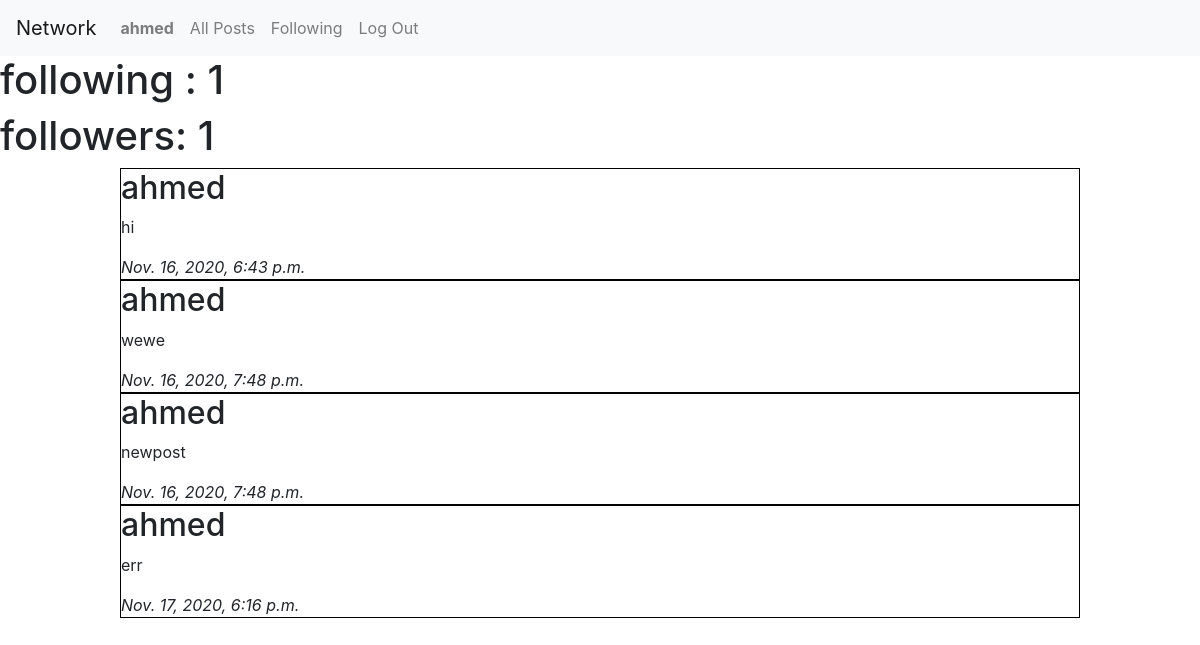
The page /profile/1 (signed in) on the database as committed earlier.
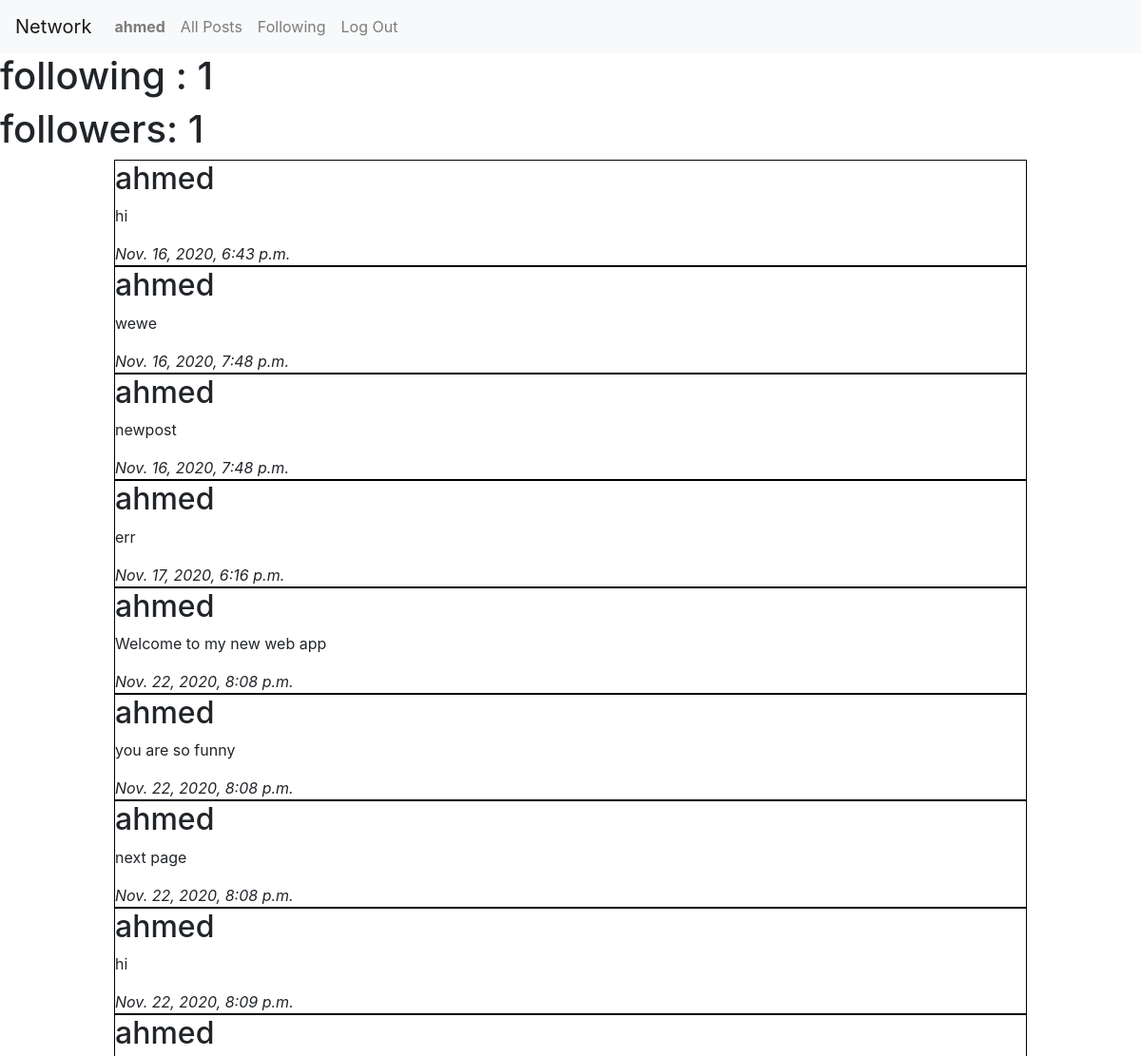
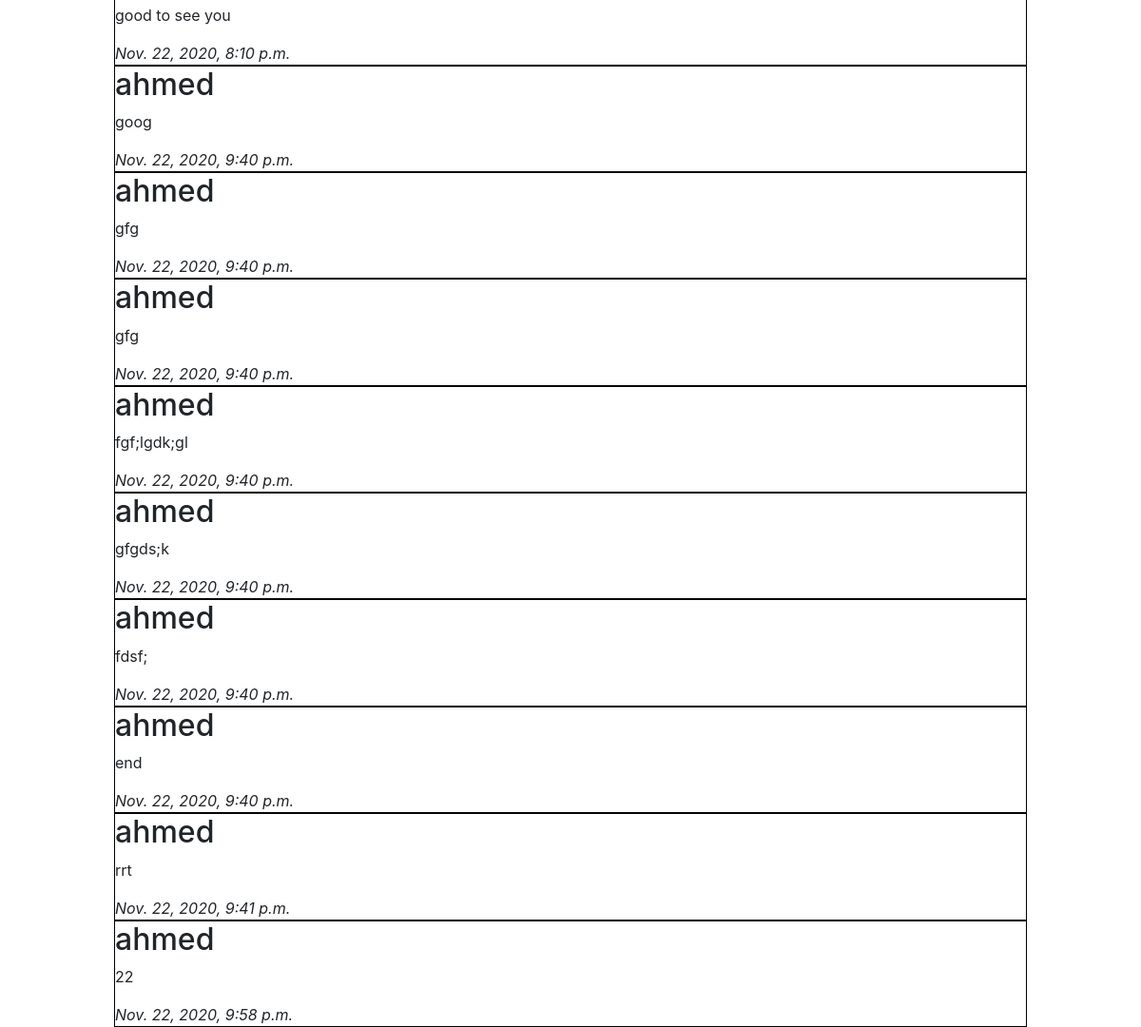
The same page on the database as committed later (2 pictures, top to bottom).
### network/models.py (models this page shows, shortened)
class User(AbstractUser):
    following = models.ManyToManyField('self', symmetrical=False, related_name="followers")
    picture = models.ImageField(height_field="hieght_field", width_field="widt_field", upload_to='media/', null=True, blank=True)
    height_field = models.IntegerField(default=0)
    width_fiels = models.IntegerField(default=0)

class Post(models.Model):
    content = models.TextField(max_length=100)
    timestamp = models.DateTimeField(auto_now_add=True)
    created_by = models.ForeignKey(User, on_delete=models.CASCADE, related_name="poster")
    like = models.ManyToManyField(User, related_name="user_like")
    image = models.ImageField(default = False ,upload_to ='media/')

### network/views.py (the view)
# urls.py: path("profile/<user_id>", views.profile, name="profile"),
@login_required
def profile(request, user_id):
    user = User.objects.get(pk=user_id)
    user_login= User.objects.get(pk=request.user.id)
    if(request.user.id == user.id):
        follow=False
    else:
        follow = True
    following = user.following.all().count()
    followers = user.followers.all().count()
    user_posts = Post.objects.filter(created_by=user_id)
    return render(request, "network/profile.html",{
        "following": following,
        "followers": followers,
        "user_posts" : user_posts,
        "follow" : follow
    })

### network/templates/network/profile.html (shortened to what this page needs)
{% extends "network/layout.html" %}
{% load static %}
{% block body %}
    <h1>following : {{ following }}</h1>
    <h1>followers: {{ followers }}</h1>
    <div id="user_posts">
    {% for upost in user_posts %}
    <div class="userpost">
        <h2>{{upost.created_by }}</h2>
        <p>{{ upost.content }} </p>
        <i>{{ upost.timestamp }}</i>
    </div>
    {% endfor %}
</div>
{% endblock%}

### network/templates/network/layout.html (shortened to what this page needs)
{% load static %}
<!DOCTYPE html>
<html lang="en">
    <head>
        <link rel="stylesheet" href="https://stackpath.bootstrapcdn.com/bootstrap/4.4.1/css/bootstrap.min.css">
        <link href="{% static 'network/styles.css' %}" rel="stylesheet">
    </head>
    <body>
        <nav class="navbar navbar-expand-lg navbar-light bg-light">
            <a class="navbar-brand" href="#">Network</a>
            <div>
              <ul class="navbar-nav mr-auto">
                {% if user.is_authenticated %}
                    <li class="nav-item">
                        <a class="nav-link" href="#"><strong>{{ user.username }}</strong></a>
                    </li>
                {% endif %}
                <li class="nav-item">
                  <a class="nav-link" href="{% url 'index' %}">All Posts</a>
                </li>
                {% if user.is_authenticated %}
                    <li class="nav-item">
                        <a class="nav-link" href="{% url 'following' user.id %}">Following</a>
                    </li>
                    <li class="nav-item">
                        <a class="nav-link" href="{% url 'logout' %}">Log Out</a>
                    </li>
                {% endif %}
              </ul>
            </div>
          </nav>
        <div class="body">
            {% block body %}
            {% endblock %}
        </div>
    </body>
</html>

### network/static/network/styles.css (style rules this page uses)
#user_posts { margin-left: auto; margin-right: auto; width: 80%; }
#user_posts .userpost { border: 1px solid black; }

Rows that differ between the two databases and show on the page:
added Post: created_by "ahmed", content "Welcome to my new web app", timestamp "Nov. 22, 2020, 8:08 p.m."
added Post: created_by "ahmed", content "you are so funny", timestamp "Nov. 22, 2020, 8:08 p.m."
added Post: created_by "ahmed", content "next page", timestamp "Nov. 22, 2020, 8:08 p.m."
added Post: created_by "ahmed", content "hi", timestamp "Nov. 22, 2020, 8:09 p.m."
added Post: created_by "ahmed", content "good to see you", timestamp "Nov. 22, 2020, 8:10 p.m."
added Post: created_by "ahmed", content "goog", timestamp "Nov. 22, 2020, 9:40 p.m."
added Post: created_by "ahmed", content "gfg", timestamp "Nov. 22, 2020, 9:40 p.m."
added Post: created_by "ahmed", content "gfg", timestamp "Nov. 22, 2020, 9:40 p.m."
added Post: created_by "ahmed", content "fgf;lgdk;gl", timestamp "Nov. 22, 2020, 9:40 p.m."
added Post: created_by "ahmed", content "gfgds;k", timestamp "Nov. 22, 2020, 9:40 p.m."
added Post: created_by "ahmed", content "fdsf;", timestamp "Nov. 22, 2020, 9:40 p.m."
added Post: created_by "ahmed", content "end", timestamp "Nov. 22, 2020, 9:40 p.m."
added Post: created_by "ahmed", content "rrt", timestamp "Nov. 22, 2020, 9:41 p.m."
added Post: created_by "ahmed", content "22", timestamp "Nov. 22, 2020, 9:58 p.m."
